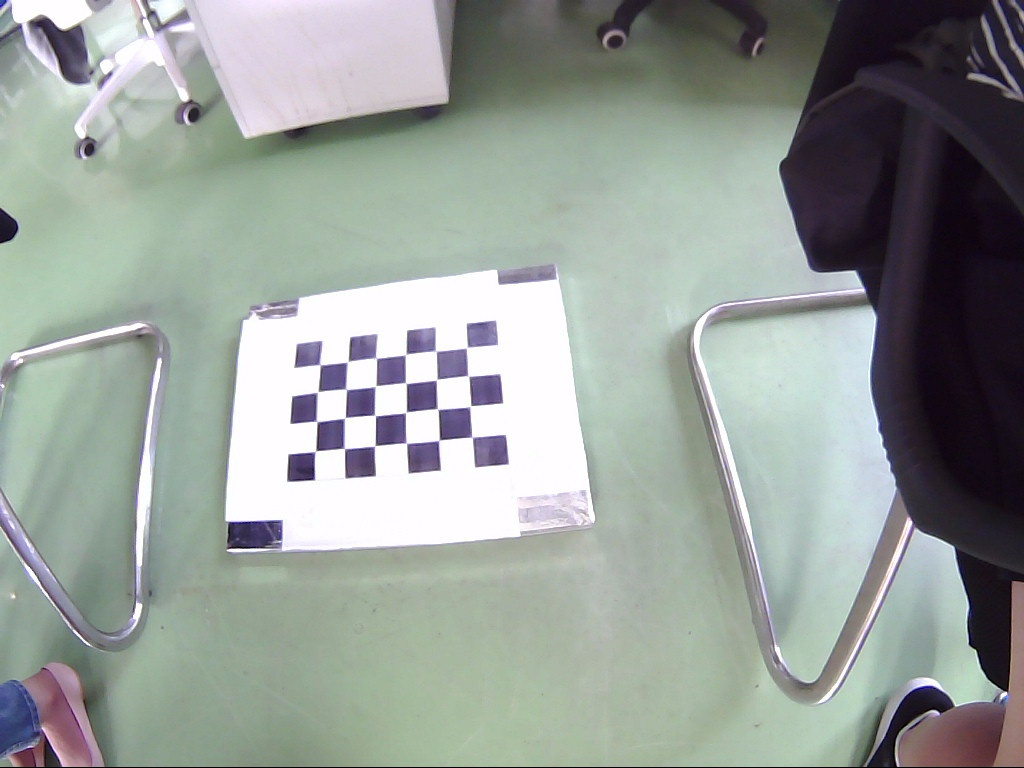
//> input picture InverseTransform/InverseTransform/img1.jpg, 1024 x 768 px, given in place of the camera
$ ./InverseTransform   (built with g++ and OpenCV 4)
//> lines starting //> are read from the running program, lines starting //| are printed output that depends on the picture; after the words box and inside, x2 and y2 are one past the last pixel; in counts of white or black regions, pixels touching at a corner belong together
#include <iostream>
#include <opencv2/opencv.hpp>
#include <fstream>
#include <ctime>

using namespace std;
using namespace cv;

int board_w = 6;
int board_h = 4;
double view = 23;	//adjust the view of bird

Rect select;
bool select_flag = false;
Point origin;
Mat bird_img;

Mat Calculation_H(Mat &src_img);
void func_adjust_view(VideoCapture cap, Mat mapx, Mat mapy);
void func_bird_view(VideoCapture cap, Mat mapx, Mat mapy);
void func_adjust_bird_view(VideoCapture cap, Mat mapx, Mat mapy);
void gamma(Mat &input, Mat &output);

int func_1();
int func_2();


void onMouse(int event, int x, int y, int, void*);


int main()
{
	func_1();
	//func_2();

	return 0;
}

//摄像头位置--鱼眼矫正--侧转俯
int func_1()
{
	VideoCapture cap(1);
	if (!cap.isOpened()) {
		cout << "Open videocapture failed!" << endl;
		return 0;
	}
	//cap.set(CV_CAP_PROP_FOURCC, CV_FOURCC('M', 'J', 'P', 'G'));
	cap.set(CV_CAP_PROP_FPS, 30);
	cap.set(CV_CAP_PROP_FRAME_WIDTH, 1280);
	cap.set(CV_CAP_PROP_FRAME_HEIGHT, 720);

	FileStorage fs("./camera1_fish_720_2.xml", FileStorage::READ);
	Mat intrinsic_matrix, distortion_coeffs;
	fs["intrinsic_matrix"] >> intrinsic_matrix;
	fs["distortion_coeffs"] >> distortion_coeffs;
	fs.release();

	Mat distort_img, undistort_img;
	for (int i = 0; i < 10; ++i) {
		cap >> distort_img;
//> distort_img is the input picture: 768 rows x 1024 cols, CV_8UC3; mean B, G, R 153, 157.7, 150.6
	}

	Mat mapx = Mat(distort_img.size(), CV_32FC1);
	Mat mapy = Mat(distort_img.size(), CV_32FC1);
	Mat R = Mat::eye(3, 3, CV_32F);

	initUndistortRectifyMap(intrinsic_matrix, distortion_coeffs, R, intrinsic_matrix, distort_img.size(), CV_32FC1, mapx, mapy);   //measure the mapx and mapy by the "test.xml" and image

	cout << "Test start" << endl;

	func_adjust_view(cap, mapx, mapy);
//> in func_adjust_view, `remap(distort_img, undistort_img, mapx, mapy, INTER_LINEAR);`:
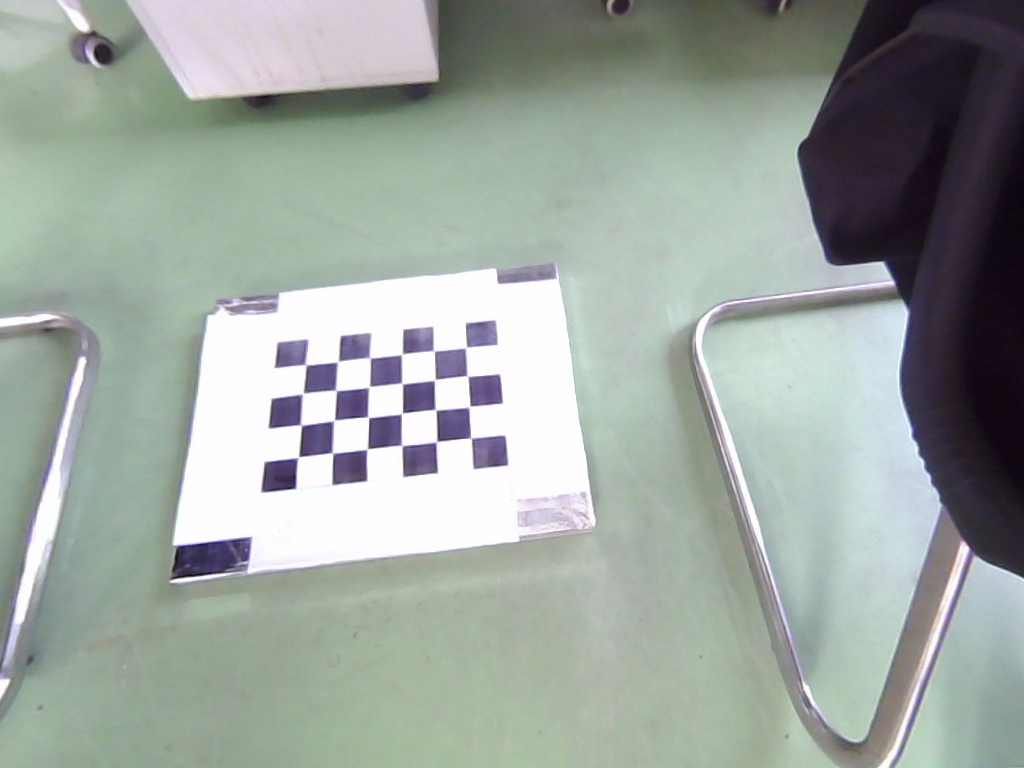
//> undistort_img: 768 rows x 1024 cols, CV_8UC3; mean B, G, R 160.1, 165.8, 157.4
//> after the loop in gamma, `for (int i = 0; i < input.rows; i++)`:
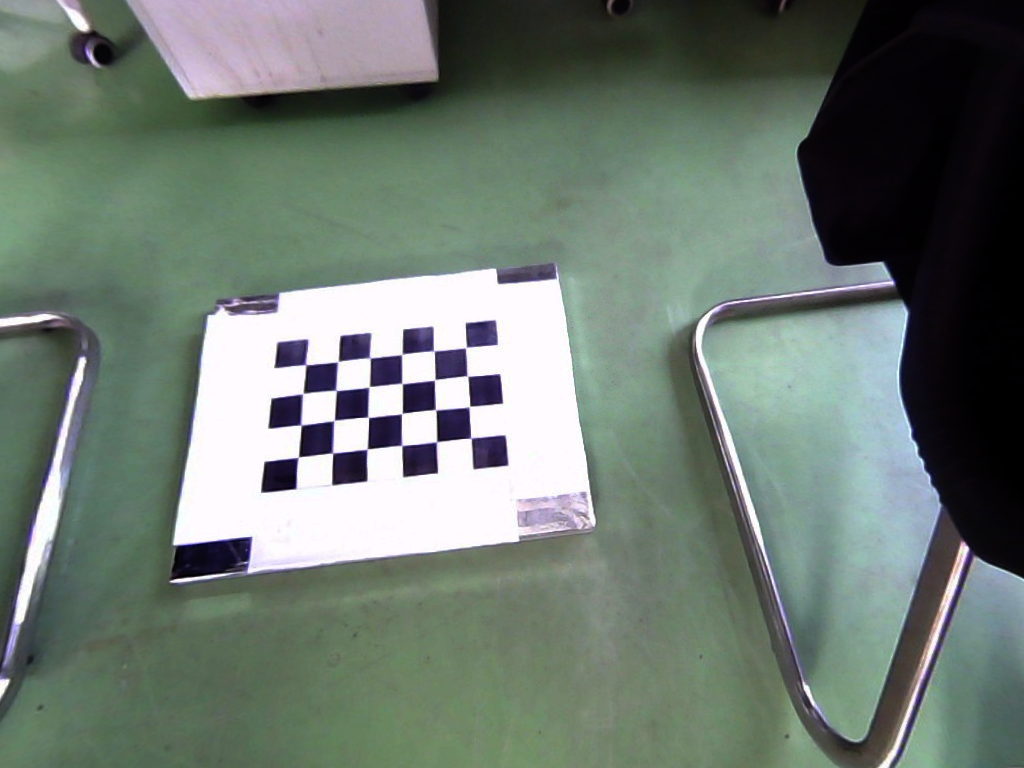
//> output: 768 rows x 1024 cols, CV_32FC3; mean B, G, R 29053.4, 31259.3, 28111.2; drawn with min black and max white
//> in func_adjust_view, `line(gamma_img, Point(undistort_img.cols / 2, 0), Point(undistort_img...`:
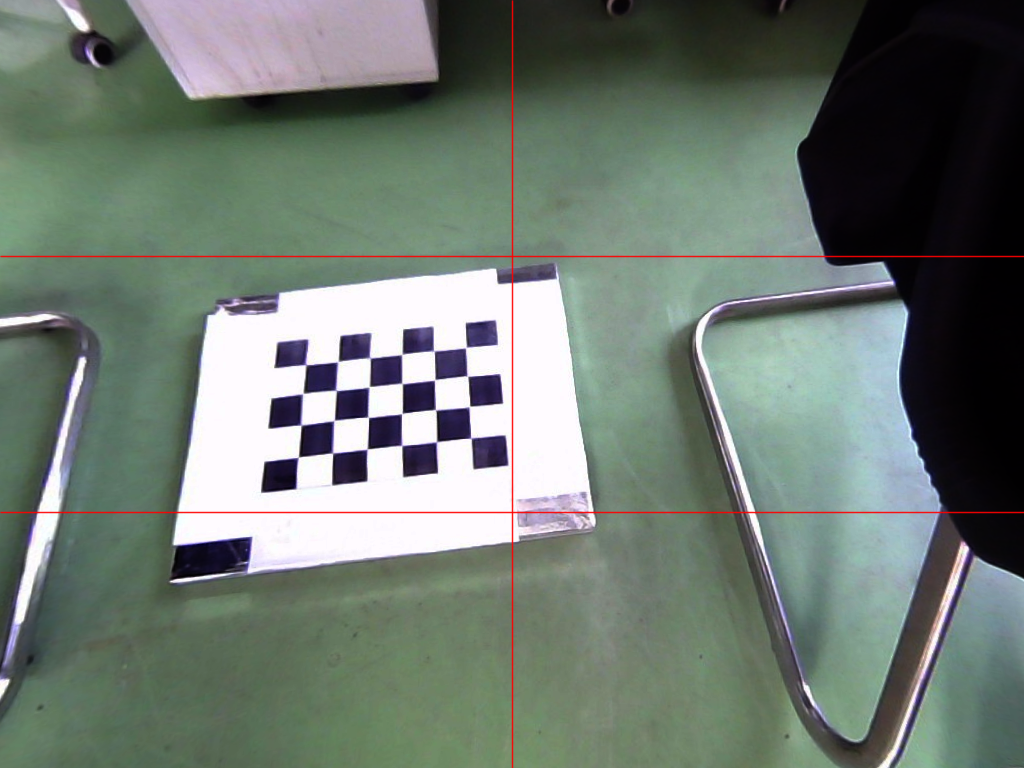
//> gamma_img: 768 rows x 1024 cols, CV_8UC3; mean B, G, R 113.1, 121.7, 110.7
//> the Esc key is pressed

	//func_adjust_bird_view(cap, mapx, mapy);

	cout << "Test over" << endl;
	waitKey(0);
	return 0;

}

//融合双摄像头
// [138 lines left out: function func_2, not called in this run]

Mat Calculation_H(Mat &src_img)
{
	int board_n = board_w*board_h;
	Size board_sz = Size(board_w, board_h);

	Mat srcImage = src_img.clone();

	Mat grayImage;
	cvtColor(srcImage, grayImage, COLOR_BGR2GRAY);
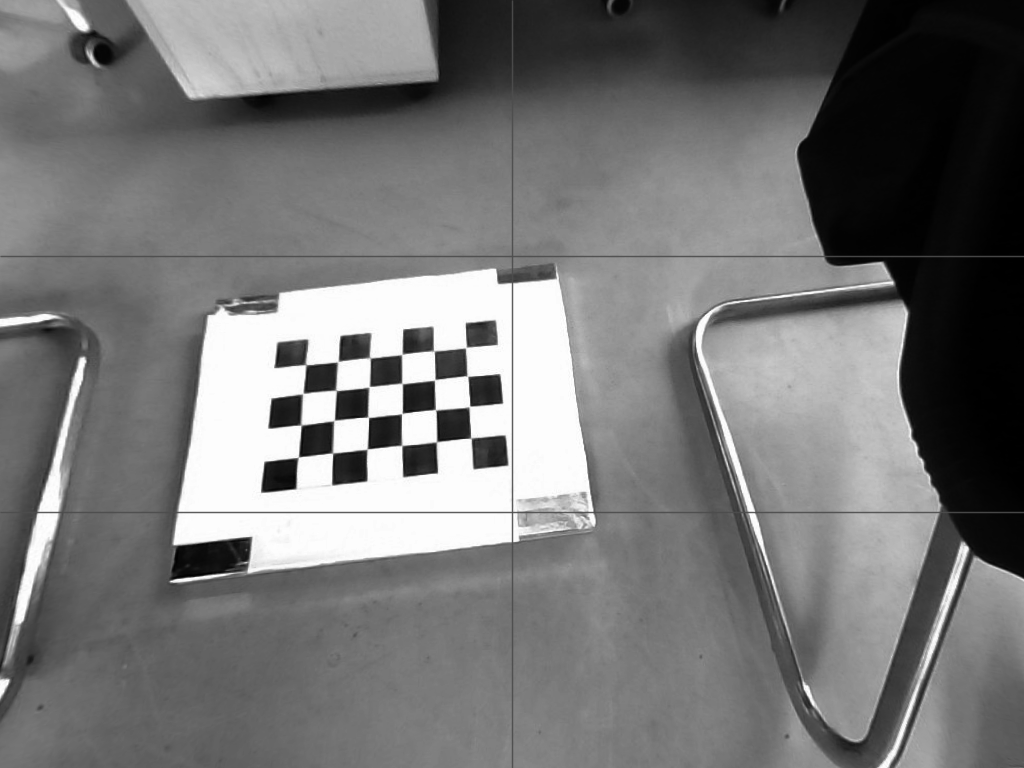
//> grayImage: 768 rows x 1024 cols, CV_8UC1; min 0, max 255, mean 117.5

	vector<Point2f> corners2;
	bool found = findChessboardCorners(srcImage, board_sz, corners2);
//> corners2 = 24 Points (x, y), first 12: [306, 364.7], [337.7, 361.7], [370.5, 358.1], [402.1, 354.3], [434.3, 351.2], [465.6, 347.8], [303.1, 393.3], [336.4, 390.6], [369.5, 386.4], [402.1, 383.5], [434.6, 380], [467.3, 376.1]; found = true
	if (found == 1)
	{
		cornerSubPix(grayImage, corners2, Size(11, 11), Size(-1, -1), TermCriteria(CV_TERMCRIT_EPS + CV_TERMCRIT_ITER, 30, 0.1));
//> corners2 = 24 Points (x, y), first 12: [305.6, 364.8], [337.9, 361.6], [369.8, 357.8], [401.9, 354.4], [433.8, 350.8], [465.9, 347.5], [302.8, 393.6], [336.1, 390.4], [369.1, 387], [402.1, 383.5], [434.7, 379.9], [467.4, 375.9]
	}
	else cout << "findChessboardCorners failed" << endl;

	Point2f imagePoints[4], objectPoints[4];
	objectPoints[0].x = 0;  objectPoints[0].y = 0;
	objectPoints[1].x = board_w - 1;    objectPoints[1].y = 0;
	objectPoints[2].x = 0;  objectPoints[2].y = board_h - 1;
	objectPoints[3].x = board_w - 1;  objectPoints[3].y = board_h - 1;
	imagePoints[0] = corners2.at(0);
//> imagePoints = 4 Points (x, y): [305.6, 364.8], [0, 0], [0, 0], [0, 0]
	imagePoints[1] = corners2.at(board_w - 1);
//> imagePoints = 4 Points (x, y): [305.6, 364.8], [465.9, 347.5], [0, 0], [0, 0]
	imagePoints[2] = corners2.at(board_w*(board_h - 1));
//> imagePoints = 4 Points (x, y): [305.6, 364.8], [465.9, 347.5], [298.2, 457.2], [0, 0]
	imagePoints[3] = corners2.at(board_n - 1);
//> imagePoints = 4 Points (x, y): [305.6, 364.8], [465.9, 347.5], [298.2, 457.2], [470.8, 437.9]
	circle(srcImage, imagePoints[0], 5, Scalar(0, 0, 255), -1);
//> srcImage: 768 rows x 1024 cols, CV_8UC3; 81 pixels changed, all inside (x1, y1, x2, y2) = (301, 360, 312, 371)
	circle(srcImage, imagePoints[1], 5, Scalar(0, 255, 0), -1);
//> srcImage: 768 rows x 1024 cols, CV_8UC3; mean B, G, R 113.1, 121.7, 110.7
	circle(srcImage, imagePoints[2], 5, Scalar(255, 0, 0), -1);
//> srcImage: 768 rows x 1024 cols, CV_8UC3; mean B, G, R 113.1, 121.7, 110.7
	circle(srcImage, imagePoints[3], 5, Scalar(255, 255, 255), -1);
//> srcImage: 768 rows x 1024 cols, CV_8UC3; mean B, G, R 113.1, 121.7, 110.7

	Mat H;
	H = getPerspectiveTransform(objectPoints, imagePoints);
//> H = [[32.65, -9.52, 305.6], [-3.03, 19.95, 364.8], [0.00126, -0.0237, 1]]

	H.at<double>(2, 2) = view;
//> H = [[32.65, -9.52, 305.6], [-3.03, 19.95, 364.8], [0.00126, -0.0237, 23]]

	FileStorage fsout("bird_H.xml", FileStorage::WRITE);
	fsout << "H" << H;
	fsout.release();

	return H;
}


void func_adjust_view(VideoCapture cap, Mat mapx, Mat mapy)
{
	char c;

	Mat distort_img, undistort_img;
	Mat gamma_img;


	namedWindow("undistort video");
	setMouseCallback("undistort video", onMouse, 0);

	while (1){
		cap >> distort_img;
		if (distort_img.empty()) {
			cout << "video ending......" << endl;
			return;
		}

		imshow("distort_img video", distort_img);

		remap(distort_img, undistort_img, mapx, mapy, INTER_LINEAR);    //undistorting

		gamma(undistort_img, gamma_img);

		//if (undistort_img.cols==640)
			//resize(undistort_img, undistort_img, Size(undistort_img.cols * 2, undistort_img.rows * 2), 0, 0, INTER_LINEAR);

		line(gamma_img, Point(0, undistort_img.rows / 3), Point(undistort_img.cols, undistort_img.rows / 3), Scalar(0, 0, 255), 1, CV_AA);// the first level line
		line(gamma_img, Point(0, 2 * undistort_img.rows / 3), Point(undistort_img.cols, 2 * undistort_img.rows / 3), Scalar(0, 0, 255), 1, CV_AA);// the second level line
		line(gamma_img, Point(undistort_img.cols / 2, 0), Point(undistort_img.cols / 2, undistort_img.rows), Scalar(0, 0, 255), 1, CV_AA);// the mid verticlal line


		imshow("undistort video", gamma_img);
		c = (char)waitKey(10);
		if (13 == c)//ENTER key
			break;
	}

	namedWindow("bird_video");
	setMouseCallback("bird_video", onMouse, 0);

	//cap >> distort_img;
	//remap(distort_img, undistort_img, mapx, mapy, INTER_LINEAR);
	Mat H_bird = Calculation_H(gamma_img);
//> H_bird has the same summary as H in Calculation_H
	H_bird.at<double>(2, 2) = view;

	while (1){
		cap >> distort_img;
		if (distort_img.empty()) {
			cout << "video ending......" << endl;
			return;
		}

		imshow("distort_img video", distort_img);

		remap(distort_img, undistort_img, mapx, mapy, INTER_LINEAR);    //undistorting

		imshow("undistort video", undistort_img);

		warpPerspective(undistort_img, bird_img, H_bird, distort_img.size(), WARP_INVERSE_MAP + INTER_LINEAR);
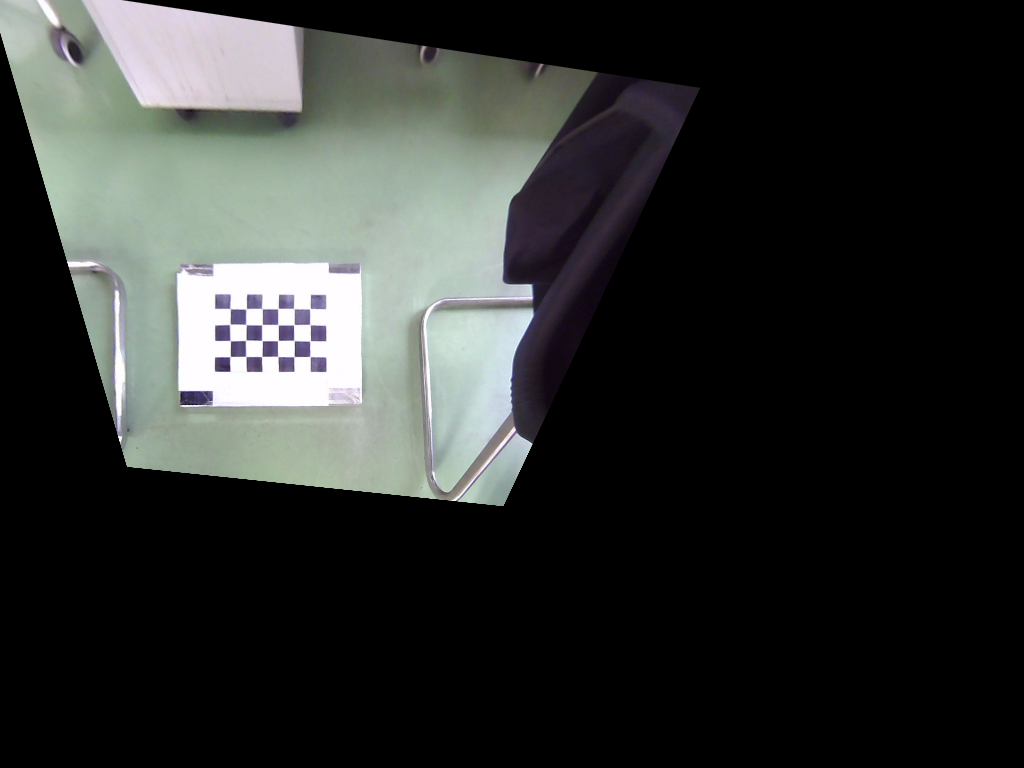
//> bird_img: 768 rows x 1024 cols, CV_8UC3; mean B, G, R 47.7, 49.4, 47.1

		rectangle(bird_img, select, Scalar(0, 0, 255), 1, 8, 0);

		cout << select << endl;
//| [0 x 0 from (0, 0)]
		cout << "640/480= " << 640.0 / 480.0 << "	1280/720= "<<1280/720.0<<endl;
		cout << "the rect :" << (double)select.width / select.height << endl << endl;
//| the rect :-nan

		imshow("bird_video", bird_img);

		c = (char)waitKey(10);
//> the Esc key is pressed
		if (c == 32){	//space mean +
			view += 0.1;
			H_bird.at<double>(2, 2) = view;
		}
		if (c == 13){	//enter mean -
			view -= 0.1;
			H_bird.at<double>(2, 2) = view;
		}
		if (27 == c)//esc
			break;
	}

	FileStorage fsout("bird_H.xml", FileStorage::WRITE);
	fsout << "H" << H_bird;
	//fsout << "View_scale" << view;
	fsout << "Rect" << select;
	fsout.release();
}

// [72 lines left out: functions func_adjust_bird_view, onMouse, not called in this run]


void gamma(Mat &input, Mat &output)
{
	output = Mat::zeros(input.size(), CV_32FC3);
	for (int i = 0; i < input.rows; i++)
	{
		for (int j = 0; j < input.cols; j++)
		{
			output.at<cv::Vec3f>(i, j)[0] = (input.at<cv::Vec3b>(i, j)[0])*(input.at<cv::Vec3b>(i, j)[0]);
			output.at<cv::Vec3f>(i, j)[1] = (input.at<cv::Vec3b>(i, j)[1])*(input.at<cv::Vec3b>(i, j)[1]);
			output.at<cv::Vec3f>(i, j)[2] = (input.at<cv::Vec3b>(i, j)[2])*(input.at<cv::Vec3b>(i, j)[2]);
		}
	}
	//归一化到0~255
	normalize(output, output, 0, 255, CV_MINMAX);
	//转换成8bit图像显示
	convertScaleAbs(output, output);
}
